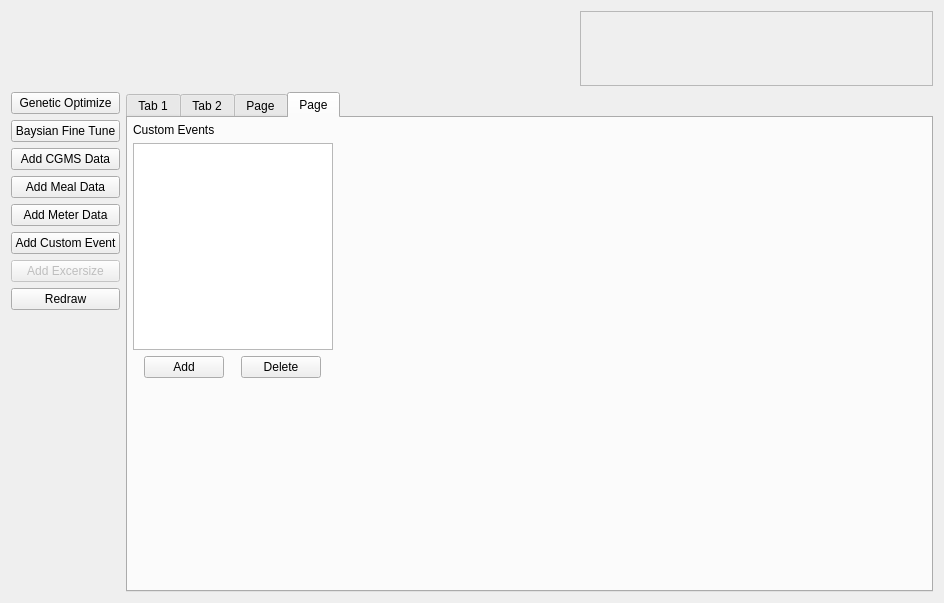
<?xml version="1.0" encoding="UTF-8"?>
<ui version="4.0">
 <class>NLSimpleGuiWindow</class>
 <widget class="QMainWindow" name="NLSimpleGuiWindow">
  <property name="geometry">
   <rect>
    <x>0</x>
    <y>0</y>
    <width>944</width>
    <height>603</height>
   </rect>
  </property>
  <property name="windowTitle">
   <string>NLSimpleGuiWindow</string>
  </property>
  <widget class="QWidget" name="centralWidget">
   <layout class="QVBoxLayout" name="verticalLayout_6">
    <item>
     <layout class="QVBoxLayout" name="verticalLayout_4">
      <item>
       <layout class="QHBoxLayout" name="horizontalLayout_2">
        <item>
         <spacer name="horizontalSpacer">
          <property name="orientation">
           <enum>Qt::Horizontal</enum>
          </property>
          <property name="sizeHint" stdset="0">
           <size>
            <width>40</width>
            <height>20</height>
           </size>
          </property>
         </spacer>
        </item>
        <item>
         <widget class="QFrame" name="frame">
          <property name="sizePolicy">
           <sizepolicy hsizetype="Fixed" vsizetype="Fixed">
            <horstretch>200</horstretch>
            <verstretch>40</verstretch>
           </sizepolicy>
          </property>
          <property name="minimumSize">
           <size>
            <width>353</width>
            <height>75</height>
           </size>
          </property>
          <property name="frameShape">
           <enum>QFrame::StyledPanel</enum>
          </property>
          <property name="frameShadow">
           <enum>QFrame::Raised</enum>
          </property>
          <layout class="QVBoxLayout" name="verticalLayout_3">
           <property name="spacing">
            <number>0</number>
           </property>
           <property name="margin">
            <number>0</number>
           </property>
           <item>
            <widget class="TQtWidget" name="m_mathFormulaWidget" native="true">
             <property name="sizePolicy">
              <sizepolicy hsizetype="Expanding" vsizetype="Expanding">
               <horstretch>100</horstretch>
               <verstretch>25</verstretch>
              </sizepolicy>
             </property>
            </widget>
           </item>
          </layout>
         </widget>
        </item>
       </layout>
      </item>
      <item>
       <layout class="QHBoxLayout" name="horizontalLayout">
        <item>
         <layout class="QVBoxLayout" name="verticalLayout_2">
          <item>
           <widget class="QPushButton" name="geneticOptimizeButton">
            <property name="text">
             <string>Genetic Optimize</string>
            </property>
           </widget>
          </item>
          <item>
           <widget class="QPushButton" name="baysianFineTuneButton">
            <property name="text">
             <string>Baysian Fine Tune</string>
            </property>
           </widget>
          </item>
          <item>
           <widget class="QPushButton" name="addCgmsButton">
            <property name="text">
             <string>Add CGMS Data</string>
            </property>
           </widget>
          </item>
          <item>
           <widget class="QPushButton" name="addMealDataButton">
            <property name="text">
             <string>Add Meal Data</string>
            </property>
           </widget>
          </item>
          <item>
           <widget class="QPushButton" name="addMeterDataButton">
            <property name="text">
             <string>Add Meter Data</string>
            </property>
           </widget>
          </item>
          <item>
           <widget class="QPushButton" name="addCustonDataBustom">
            <property name="text">
             <string>Add Custom Event</string>
            </property>
           </widget>
          </item>
          <item>
           <widget class="QPushButton" name="addExcersizeButton">
            <property name="enabled">
             <bool>false</bool>
            </property>
            <property name="text">
             <string>Add Excersize</string>
            </property>
           </widget>
          </item>
          <item>
           <widget class="QPushButton" name="redrawButton">
            <property name="text">
             <string>Redraw</string>
            </property>
           </widget>
          </item>
          <item>
           <spacer name="verticalSpacer">
            <property name="orientation">
             <enum>Qt::Vertical</enum>
            </property>
            <property name="sizeHint" stdset="0">
             <size>
              <width>20</width>
              <height>40</height>
             </size>
            </property>
           </spacer>
          </item>
         </layout>
        </item>
        <item>
         <widget class="QTabWidget" name="tabWidget">
          <property name="currentIndex">
           <number>3</number>
          </property>
          <widget class="QWidget" name="modelDisplyTab">
           <property name="sizePolicy">
            <sizepolicy hsizetype="Expanding" vsizetype="Expanding">
             <horstretch>0</horstretch>
             <verstretch>0</verstretch>
            </sizepolicy>
           </property>
           <attribute name="title">
            <string>Tab 1</string>
           </attribute>
           <layout class="QVBoxLayout" name="verticalLayout_5">
            <property name="spacing">
             <number>0</number>
            </property>
            <property name="margin">
             <number>0</number>
            </property>
            <item>
             <widget class="QWidget" name="widget" native="true">
              <property name="sizePolicy">
               <sizepolicy hsizetype="Expanding" vsizetype="Expanding">
                <horstretch>0</horstretch>
                <verstretch>0</verstretch>
               </sizepolicy>
              </property>
              <layout class="QVBoxLayout" name="verticalLayout_9">
               <property name="spacing">
                <number>0</number>
               </property>
               <property name="margin">
                <number>0</number>
               </property>
               <item>
                <widget class="QScrollArea" name="m_modelDisplayScrollArea">
                 <property name="widgetResizable">
                  <bool>true</bool>
                 </property>
                 <widget class="QWidget" name="scrollAreaWidgetContents">
                  <property name="geometry">
                   <rect>
                    <x>0</x>
                    <y>0</y>
                    <width>732</width>
                    <height>400</height>
                   </rect>
                  </property>
                  <property name="sizePolicy">
                   <sizepolicy hsizetype="Expanding" vsizetype="Expanding">
                    <horstretch>0</horstretch>
                    <verstretch>0</verstretch>
                   </sizepolicy>
                  </property>
                  <layout class="QVBoxLayout" name="verticalLayout_8">
                   <property name="spacing">
                    <number>0</number>
                   </property>
                   <property name="margin">
                    <number>0</number>
                   </property>
                   <item>
                    <layout class="QVBoxLayout" name="verticalLayout">
                     <property name="spacing">
                      <number>0</number>
                     </property>
                     <item>
                      <widget class="TQtWidget" name="m_modelDisplayWidget" native="true">
                       <property name="sizePolicy">
                        <sizepolicy hsizetype="Expanding" vsizetype="Expanding">
                         <horstretch>0</horstretch>
                         <verstretch>0</verstretch>
                        </sizepolicy>
                       </property>
                      </widget>
                     </item>
                    </layout>
                   </item>
                  </layout>
                 </widget>
                </widget>
               </item>
               <item>
                <layout class="QHBoxLayout" name="horizontalLayout_7">
                 <item>
                  <layout class="QHBoxLayout" name="horizontalLayout_4">
                   <property name="spacing">
                    <number>1</number>
                   </property>
                   <item>
                    <widget class="QLabel" name="label_2">
                     <property name="text">
                      <string>Start Display Time</string>
                     </property>
                     <property name="alignment">
                      <set>Qt::AlignRight|Qt::AlignTrailing|Qt::AlignVCenter</set>
                     </property>
                    </widget>
                   </item>
                   <item>
                    <widget class="QDateTimeEdit" name="startDisplayTime">
                     <property name="sizePolicy">
                      <sizepolicy hsizetype="Preferred" vsizetype="Fixed">
                       <horstretch>0</horstretch>
                       <verstretch>0</verstretch>
                      </sizepolicy>
                     </property>
                     <property name="displayFormat">
                      <string>MMM dd yy hh:mm AP</string>
                     </property>
                    </widget>
                   </item>
                  </layout>
                 </item>
                 <item>
                  <layout class="QHBoxLayout" name="horizontalLayout_5">
                   <property name="spacing">
                    <number>1</number>
                   </property>
                   <item>
                    <widget class="QLabel" name="label_3">
                     <property name="text">
                      <string>End Display Time</string>
                     </property>
                     <property name="alignment">
                      <set>Qt::AlignRight|Qt::AlignTrailing|Qt::AlignVCenter</set>
                     </property>
                    </widget>
                   </item>
                   <item>
                    <widget class="QDateTimeEdit" name="endDisplayTime">
                     <property name="sizePolicy">
                      <sizepolicy hsizetype="Preferred" vsizetype="Fixed">
                       <horstretch>0</horstretch>
                       <verstretch>0</verstretch>
                      </sizepolicy>
                     </property>
                     <property name="displayFormat">
                      <string>MMM dd yy hh:mm AP</string>
                     </property>
                    </widget>
                   </item>
                  </layout>
                 </item>
                 <item>
                  <layout class="QHBoxLayout" name="horizontalLayout_6">
                   <property name="spacing">
                    <number>1</number>
                   </property>
                   <item>
                    <widget class="QLabel" name="label_4">
                     <property name="text">
                      <string>Zoom</string>
                     </property>
                     <property name="alignment">
                      <set>Qt::AlignRight|Qt::AlignTrailing|Qt::AlignVCenter</set>
                     </property>
                    </widget>
                   </item>
                   <item>
                    <widget class="QPushButton" name="zoomIn">
                     <property name="sizePolicy">
                      <sizepolicy hsizetype="Fixed" vsizetype="Fixed">
                       <horstretch>0</horstretch>
                       <verstretch>0</verstretch>
                      </sizepolicy>
                     </property>
                     <property name="maximumSize">
                      <size>
                       <width>50</width>
                       <height>16777215</height>
                      </size>
                     </property>
                     <property name="text">
                      <string>+</string>
                     </property>
                    </widget>
                   </item>
                   <item>
                    <widget class="QPushButton" name="zoomOut">
                     <property name="sizePolicy">
                      <sizepolicy hsizetype="Fixed" vsizetype="Fixed">
                       <horstretch>0</horstretch>
                       <verstretch>0</verstretch>
                      </sizepolicy>
                     </property>
                     <property name="text">
                      <string>-</string>
                     </property>
                    </widget>
                   </item>
                  </layout>
                 </item>
                </layout>
               </item>
              </layout>
             </widget>
            </item>
           </layout>
          </widget>
          <widget class="QWidget" name="optionsTab">
           <attribute name="title">
            <string>Tab 2</string>
           </attribute>
          </widget>
          <widget class="QWidget" name="clarkeGridTab">
           <property name="sizePolicy">
            <sizepolicy hsizetype="Expanding" vsizetype="Expanding">
             <horstretch>0</horstretch>
             <verstretch>0</verstretch>
            </sizepolicy>
           </property>
           <attribute name="title">
            <string>Page</string>
           </attribute>
           <layout class="QHBoxLayout" name="horizontalLayout_3">
            <property name="spacing">
             <number>0</number>
            </property>
            <property name="margin">
             <number>0</number>
            </property>
            <item>
             <layout class="QVBoxLayout" name="clarkLeftVLayout">
              <item>
               <widget class="QLabel" name="label">
                <property name="text">
                 <string>Clarke Error Grid Analysis:</string>
                </property>
               </widget>
              </item>
              <item>
               <widget class="TQtWidget" name="clarkeLegendWidget" native="true">
                <property name="sizePolicy">
                 <sizepolicy hsizetype="Fixed" vsizetype="Fixed">
                  <horstretch>0</horstretch>
                  <verstretch>0</verstretch>
                 </sizepolicy>
                </property>
                <property name="minimumSize">
                 <size>
                  <width>165</width>
                  <height>185</height>
                 </size>
                </property>
               </widget>
              </item>
              <item>
               <widget class="TQtWidget" name="clarkResultsWidget" native="true">
                <property name="sizePolicy">
                 <sizepolicy hsizetype="Fixed" vsizetype="Fixed">
                  <horstretch>0</horstretch>
                  <verstretch>0</verstretch>
                 </sizepolicy>
                </property>
                <property name="minimumSize">
                 <size>
                  <width>165</width>
                  <height>86</height>
                 </size>
                </property>
               </widget>
              </item>
              <item>
               <widget class="QGroupBox" name="clarkButtonGroupBox">
                <property name="sizePolicy">
                 <sizepolicy hsizetype="Fixed" vsizetype="MinimumExpanding">
                  <horstretch>0</horstretch>
                  <verstretch>0</verstretch>
                 </sizepolicy>
                </property>
                <property name="minimumSize">
                 <size>
                  <width>130</width>
                  <height>0</height>
                 </size>
                </property>
                <property name="title">
                 <string>Grid Type</string>
                </property>
                <layout class="QVBoxLayout" name="verticalLayout_7">
                 <property name="spacing">
                  <number>0</number>
                 </property>
                 <property name="margin">
                  <number>5</number>
                 </property>
                 <item>
                  <widget class="QRadioButton" name="clarkCgmsVMeterRadioButton">
                   <property name="text">
                    <string>CGMS V Meter</string>
                   </property>
                  </widget>
                 </item>
                 <item>
                  <widget class="QRadioButton" name="clarkePredVCGMSRadioButton">
                   <property name="text">
                    <string>Pred V CGMS</string>
                   </property>
                  </widget>
                 </item>
                </layout>
               </widget>
              </item>
              <item>
               <spacer name="verticalSpacer_2">
                <property name="orientation">
                 <enum>Qt::Vertical</enum>
                </property>
                <property name="sizeHint" stdset="0">
                 <size>
                  <width>20</width>
                  <height>40</height>
                 </size>
                </property>
               </spacer>
              </item>
              <item>
               <widget class="QPushButton" name="clarkeRefreshButton">
                <property name="sizePolicy">
                 <sizepolicy hsizetype="Preferred" vsizetype="Minimum">
                  <horstretch>0</horstretch>
                  <verstretch>0</verstretch>
                 </sizepolicy>
                </property>
                <property name="minimumSize">
                 <size>
                  <width>0</width>
                  <height>0</height>
                 </size>
                </property>
                <property name="text">
                 <string>Refresh</string>
                </property>
               </widget>
              </item>
             </layout>
            </item>
            <item>
             <widget class="TQtWidget" name="clarkeErrorGridWidget" native="true">
              <property name="sizePolicy">
               <sizepolicy hsizetype="Expanding" vsizetype="Expanding">
                <horstretch>0</horstretch>
                <verstretch>0</verstretch>
               </sizepolicy>
              </property>
             </widget>
            </item>
           </layout>
          </widget>
          <widget class="QWidget" name="customEventsTab">
           <attribute name="title">
            <string>Page</string>
           </attribute>
           <layout class="QHBoxLayout" name="horizontalLayout_10">
            <property name="spacing">
             <number>0</number>
            </property>
            <property name="margin">
             <number>5</number>
            </property>
            <item>
             <layout class="QVBoxLayout" name="verticalLayout_10">
              <property name="rightMargin">
               <number>5</number>
              </property>
              <item>
               <layout class="QHBoxLayout" name="horizontalLayout_9">
                <property name="spacing">
                 <number>0</number>
                </property>
                <item>
                 <widget class="QLabel" name="label_5">
                  <property name="text">
                   <string>Custom Events</string>
                  </property>
                 </widget>
                </item>
               </layout>
              </item>
              <item>
               <widget class="QListView" name="customEventListView">
                <property name="sizePolicy">
                 <sizepolicy hsizetype="Maximum" vsizetype="Expanding">
                  <horstretch>0</horstretch>
                  <verstretch>0</verstretch>
                 </sizepolicy>
                </property>
                <property name="minimumSize">
                 <size>
                  <width>200</width>
                  <height>0</height>
                 </size>
                </property>
                <property name="maximumSize">
                 <size>
                  <width>225</width>
                  <height>16777215</height>
                 </size>
                </property>
               </widget>
              </item>
              <item>
               <layout class="QHBoxLayout" name="horizontalLayout_8">
                <item>
                 <widget class="QPushButton" name="addCustomEventButton">
                  <property name="sizePolicy">
                   <sizepolicy hsizetype="Maximum" vsizetype="Fixed">
                    <horstretch>0</horstretch>
                    <verstretch>0</verstretch>
                   </sizepolicy>
                  </property>
                  <property name="minimumSize">
                   <size>
                    <width>80</width>
                    <height>0</height>
                   </size>
                  </property>
                  <property name="text">
                   <string>Add</string>
                  </property>
                 </widget>
                </item>
                <item>
                 <widget class="QPushButton" name="deleteCustoEvenButton">
                  <property name="sizePolicy">
                   <sizepolicy hsizetype="Maximum" vsizetype="Fixed">
                    <horstretch>0</horstretch>
                    <verstretch>0</verstretch>
                   </sizepolicy>
                  </property>
                  <property name="minimumSize">
                   <size>
                    <width>80</width>
                    <height>0</height>
                   </size>
                  </property>
                  <property name="text">
                   <string>Delete</string>
                  </property>
                 </widget>
                </item>
               </layout>
              </item>
              <item>
               <spacer name="verticalSpacer_3">
                <property name="orientation">
                 <enum>Qt::Vertical</enum>
                </property>
                <property name="sizeHint" stdset="0">
                 <size>
                  <width>20</width>
                  <height>40</height>
                 </size>
                </property>
               </spacer>
              </item>
             </layout>
            </item>
            <item>
             <widget class="TQtWidget" name="customEventDisplay" native="true">
              <property name="sizePolicy">
               <sizepolicy hsizetype="Expanding" vsizetype="Expanding">
                <horstretch>0</horstretch>
                <verstretch>0</verstretch>
               </sizepolicy>
              </property>
             </widget>
            </item>
           </layout>
          </widget>
         </widget>
        </item>
       </layout>
      </item>
     </layout>
    </item>
   </layout>
  </widget>
  <widget class="QMenuBar" name="menuBar">
   <property name="geometry">
    <rect>
     <x>0</x>
     <y>0</y>
     <width>944</width>
     <height>22</height>
    </rect>
   </property>
  </widget>
 </widget>
 <layoutdefault spacing="6" margin="11"/>
 <customwidgets>
  <customwidget>
   <class>TQtWidget</class>
   <extends>QWidget</extends>
   <header>TQtWidget.h</header>
  </customwidget>
 </customwidgets>
 <resources/>
 <connections/>
 <slots>
  <slot>setupForRecentlyDefinedModel()</slot>
 </slots>
</ui>
